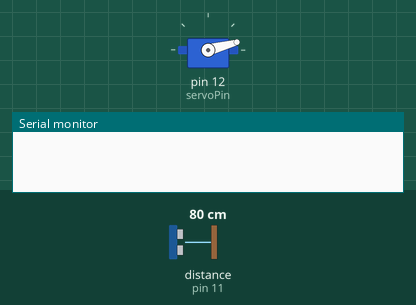
This sketch was run on a simulated Arduino Uno, built with avr-gcc and run on an emulated ATmega328P. Parts: servo, the last lines printed to the serial monitor. Wiring (inferred from the names in the program): ultrasonic range finder: trigger pin 10; echo pin 11. The test bench sets the inputs (shaded band); at power-on: distance to the obstacle (sensor on pin 11) 80 cm. The echo pulse lasts 58.3 µs per cm.

Above: at 0.01 s.
1.3 s: distance to the obstacle (sensor on pin 11) set to 2 cm
At 2.3 s:
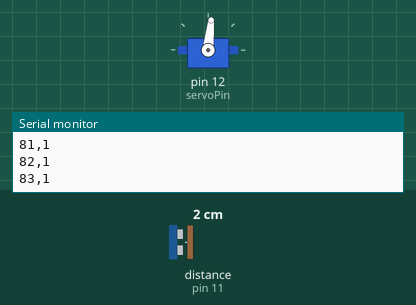
4.3 s: distance to the obstacle (sensor on pin 11) set to 120 cm
At 4.96 s:
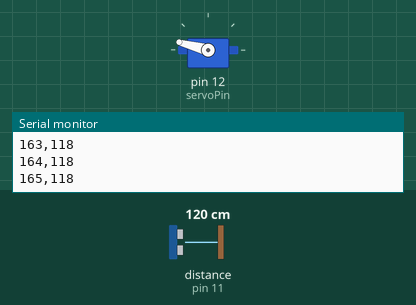
7.3 s: distance to the obstacle (sensor on pin 11) set to 12 cm
10.3 s: distance to the obstacle (sensor on pin 11) set to 250 cm
At 10.56 s:
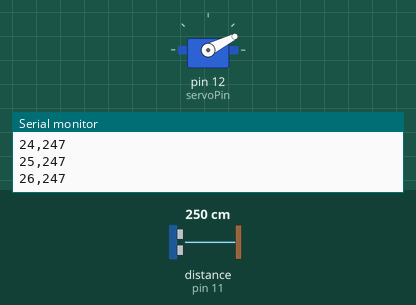
Timing chart, 0 to 14.3 s (numbered marks = the images above; inputs shaded):
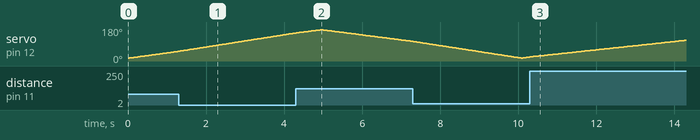

The sketch:

Radar.ino
```cpp
#include <Servo.h>

// Defines Trig and Echo pins of the Ultrasonic Sensor
const int trigPin = 10;
const int echoPin = 11;
const int servoPin = 12;

// Variables for the duration and the distance
long duration;
int distance;

Servo myServo; // Creates a servo object for controlling the servo motor

void setup() {
  Serial.begin(9600);
  pinMode(trigPin, OUTPUT); // Sets the trigPin as an Output
  pinMode(echoPin, INPUT); // Sets the echoPin as an Input
  myServo.attach(servoPin); // Defines on which pin is the servo motor attached
}

void loop() {
  for(int i=15;i<=165;i++){ // rotates the servo motor from 15 to 165 degrees
    myServo.write(i);
    delay(30);
    distance = calculateDistance(); // Calls a function for calculating the distance measured by the Ultrasonic sensor for each degree
    Serial.print(i);Serial.print(",");Serial.println(distance);
  }
  for(int i=165;i>15;i--){  // Repeats the previous lines from 165 to 15 degrees
    myServo.write(i);
    delay(30);
    distance = calculateDistance();
    Serial.print(i);Serial.print(",");Serial.println(distance);
  }
}

// Function for calculating the distance measured by the Ultrasonic sensor
int calculateDistance(){
  digitalWrite(trigPin, LOW);
  delayMicroseconds(2);
  digitalWrite(trigPin, HIGH);  // Sets the trigPin on HIGH state for 10 micro seconds
  delayMicroseconds(10);
  digitalWrite(trigPin, LOW);
  duration = pulseIn(echoPin, HIGH); // Reads the echoPin, returns the sound wave travel time in microseconds
  distance= duration*0.034/2;
  return distance;
}
```
